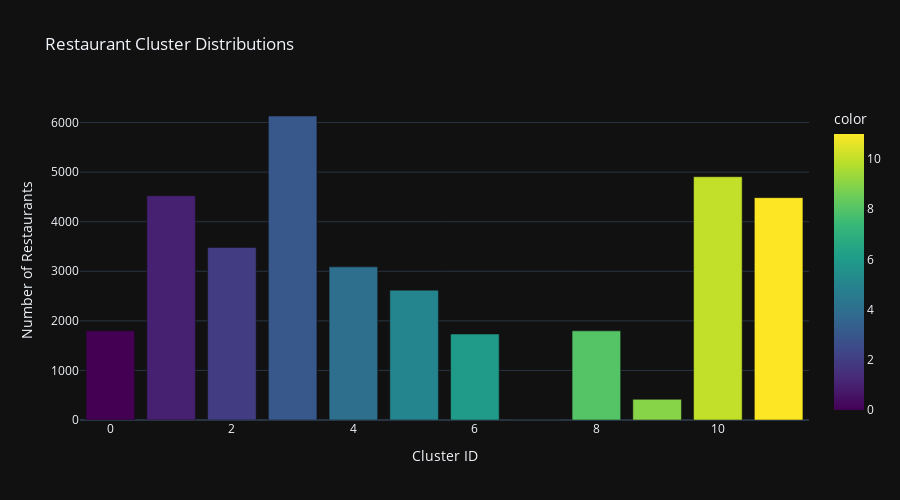

The cell this chart's notebook holds for it:
### Code cell
kmeans_rest = KMeans(n_clusters=12, random_state=42, n_init=10)
restaurants_df['restaurant_cluster'] = kmeans_rest.fit_predict(X_final)
pickle.dump(kmeans_rest, open('../kmeans_restaurants.pkl', 'wb'))

# city level clustering
city_agg = restaurants_df.groupby('city').agg({
    'stars': 'mean',
    'price_range': 'mean',
    'cluster_density': 'mean',
    'checkin_count': 'mean',
    'success_score': 'mean',
    'review_count': 'count'
}).reset_index()

city_numeric_correct_order = pd.DataFrame({
    'latitude': 0,                          # dummy
    'longitude': 0,                         # dummy
    'price_range': city_agg['price_range'],
    'checkin_count': city_agg['checkin_count'],
    'cluster_density': city_agg['cluster_density']
})

scaler = preprocessor.named_transformers_['num']
city_scaled = scaler.transform(city_numeric_correct_order)

kmeans_city = KMeans(n_clusters=6, random_state=42, n_init=10)
city_agg['city_cluster'] = kmeans_city.fit_predict(city_scaled)

restaurants_df = restaurants_df.merge(city_agg[['city', 'city_cluster']], on='city', how='left')
pickle.dump(kmeans_city, open('../kmeans_cities.pkl', 'wb'))

fig = px.bar(
    x=range(12),
    y=restaurants_df['restaurant_cluster'].value_counts().sort_index(),
    title="Restaurant Cluster Distributions",
    labels={'x': 'Cluster ID', 'y': 'Number of Restaurants'},
    color=range(12),
    color_continuous_scale="Viridis"
)
fig.update_layout(showlegend=False, height=500)
fig.show()

# print(city_agg[['city', 'city_cluster']].sort_values('city_cluster').head(20))

### Figure 1 — Plotly figure (JSON) as saved in the notebook; plotly's stock layout.template omitted (floating-point values rounded to 4 significant figures)
{"data": [{"hovertemplate": "Cluster ID=%{x}<br>Number of Restaurants=%{y}<br>color=%{marker.color}<extra></extra>", "legendgroup": "", "marker": {"color": [0, 1, 2, 3, 4, 5, 6, 7, 8, 9, 10, 11], "coloraxis": "coloraxis", "pattern": {"shape": ""}}, "name": "", "orientation": "v", "showlegend": false, "textposition": "auto", "x": [0, 1, 2, 3, 4, 5, 6, 7, 8, 9, 10, 11], "xaxis": "x", "y": [1799, 4524, 3479, 6132, 3089, 2618, 1734, 5, 1798, 417, 4907, 4485], "yaxis": "y", "type": "bar"}], "layout": {"xaxis": {"anchor": "y", "domain": [0.0, 1.0], "title": {"text": "Cluster ID"}}, "yaxis": {"anchor": "x", "domain": [0.0, 1.0], "title": {"text": "Number of Restaurants"}}, "coloraxis": {"colorbar": {"title": {"text": "color"}}, "colorscale": [[0.0, "#440154"], [0.1111, "#482878"], [0.2222, "#3e4989"], [0.3333, "#31688e"], [0.4444, "#26828e"], [0.5556, "#1f9e89"], [0.6667, "#35b779"], [0.7778, "#6ece58"], [0.8889, "#b5de2b"], [1.0, "#fde725"]]}, "legend": {"tracegroupgap": 0}, "title": {"text": "Restaurant Cluster Distributions"}, "barmode": "relative", "showlegend": false, "height": 500}}
